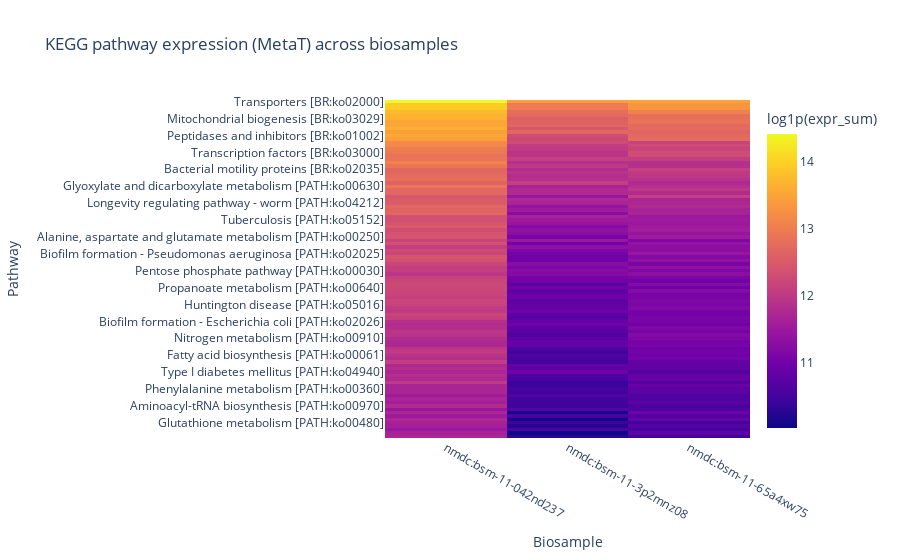

Write notebook code for a chart like this one.
### Code cell
# Heatmaps
if len(pathway_expr):
    mat = pathway_expr.copy()
    mat["log_expr"] = np.log1p(mat["expr_sum"].astype(float))
    heat = mat.pivot_table(index="pathway_name", columns="biosample_id", values="log_expr", fill_value=0.0).sort_index()
    # Sort pathway by sum of log_expr across all biosamples (descending)
    pathway_order = heat.sum(axis=1).sort_values(ascending=False).index
    heat = heat.loc[pathway_order]
    fig = px.imshow(heat[:100], labels=dict(x="Biosample", y="Pathway", color="log1p(expr_sum)"),aspect='auto',
                    title="KEGG pathway expression (MetaT) across biosamples")
    fig.write_html(os.path.join(OUTPUT_DIR, "heatmap_pathway_expression.html"), include_plotlyjs="cdn", full_html=True)
    fig
else:
    None
fig if len(pathway_expr) else None

### Figure 1 — Plotly figure (JSON) as saved in the notebook; plotly's stock layout.template omitted (floating-point values rounded to 4 significant figures; data arrays with more than 128 entries replaced by an {"elided": "..."} marker saying what was removed)
{"data": [{"coloraxis": "coloraxis", "hovertemplate": "Biosample: %{x}<br>Pathway: %{y}<br>log1p(expr_sum): %{z}<extra></extra>", "name": "0", "type": "heatmap", "x": ["nmdc:bsm-11-042nd237", "nmdc:bsm-11-3p2mnz08", "nmdc:bsm-11-65a4xw75"], "xaxis": "x", "y": ["Transporters [BR:ko02000]", "Ribosome [BR:ko03011]", "Ribosome [PATH:ko03010]", "Transcription machinery [BR:ko03021]", "Chaperones and folding catalysts [BR:ko03110]", "Mitochondrial biogenesis [BR:ko03029]", "Two-component system [PATH:ko02020]", "Exosome [BR:ko04147]", "Enzymes with EC numbers", "DNA repair and recombination proteins [BR:ko03400]", "Peptidases and inhibitors [BR:ko01002]", "Secretion system [BR:ko02044]", "Quorum sensing [PATH:ko02024]", "Oxidative phosphorylation [PATH:ko00190]", "Messenger RNA biogenesis [BR:ko03019]", "Transcription factors [BR:ko03000]", "Translation factors [BR:ko03012]", "Chromosome and associated proteins [BR:ko03036]", "Function unknown", "ABC transporters [PATH:ko02010]", "Bacterial motility proteins [BR:ko02035]", "RNA polymerase [PATH:ko03020]", "RNA degradation [PATH:ko03018]", "Pyruvate metabolism [PATH:ko00620]", "Butanoate metabolism [PATH:ko00650]", "Glyoxylate and dicarboxylate metabolism [PATH:ko00630]", "Cell cycle - Caulobacter [PATH:ko04112]", "Glycolysis / Gluconeogenesis [PATH:ko00010]", "Transcription", "Methane metabolism [PATH:ko00680]", "Longevity regulating pathway - worm [PATH:ko04212]", "Bacterial secretion system [PATH:ko03070]", "Purine metabolism [PATH:ko00230]", "Transfer RNA biogenesis [BR:ko03016]", "DNA replication proteins [BR:ko03032]", "Tuberculosis [PATH:ko05152]", "Other carbon fixation pathways [PATH:ko00720]", "Ribosome biogenesis [BR:ko03009]", "Cysteine and methionine metabolism [PATH:ko00270]", "Citrate cycle (TCA cycle) [PATH:ko00020]", "Alanine, aspartate and glutamate metabolism [PATH:ko00250]", "Legionellosis [PATH:ko05134]", "Parkinson disease [PATH:ko05012]", "Flagellar assembly [PATH:ko02040]", "Protein export [PATH:ko03060]", "Biofilm formation - Pseudomonas aeruginosa [PATH:ko02025]", "Amino acid related enzymes [BR:ko01007]", "Pathways of neurodegeneration - multiple diseases [PATH:ko05022]", "Lipid and atherosclerosis [PATH:ko05417]", "Two-component system [BR:ko02022]", "Pentose phosphate pathway [PATH:ko00030]", "Plant-pathogen interaction [PATH:ko04626]", "Biofilm formation - Vibrio cholerae [PATH:ko05111]", "Membrane trafficking [BR:ko04131]", "Chemical carcinogenesis - reactive oxygen species [PATH:ko05208]", "Propanoate metabolism [PATH:ko00640]", "Amyotrophic lateral sclerosis [PATH:ko05014]", "Valine, leucine and isoleucine degradation [PATH:ko00280]", "Lipid biosynthesis proteins [BR:ko01004]", "Diabetic cardiomyopathy [PATH:ko05415]", "Huntington disease [PATH:ko05016]", "Protein kinases [BR:ko01001]", "Glycine, serine and threonine metabolism [PATH:ko00260]", "Alzheimer disease [PATH:ko05010]", "Prion disease [PATH:ko05020]", "Biofilm formation - Escherichia coli [PATH:ko02026]", "Salmonella infection [PATH:ko05132]", "Pyrimidine metabolism [PATH:ko00240]", "Fatty acid degradation [PATH:ko00071]", "One carbon pool by folate [PATH:ko00670]", "Nitrogen metabolism [PATH:ko00910]", "General function prediction only", "Starch and sucrose metabolism [PATH:ko00500]", "Tryptophan metabolism [PATH:ko00380]", "Thermogenesis [PATH:ko04714]", "Fatty acid biosynthesis [PATH:ko00061]", "Arginine biosynthesis [PATH:ko00220]", "Sulfur metabolism [PATH:ko00920]", "Carbon fixation by Calvin cycle [PATH:ko00710]", "Amino sugar and nucleotide sugar metabolism [PATH:ko00520]", "Type I diabetes mellitus [PATH:ko04940]", "Benzoate degradation [PATH:ko00362]", "Pantothenate and CoA biosynthesis [PATH:ko00770]", "Arginine and proline metabolism [PATH:ko00330]", "Peptidoglycan biosynthesis and degradation proteins [BR:ko01011]", "Phenylalanine metabolism [PATH:ko00360]", "Terpenoid backbone biosynthesis [PATH:ko00900]", "Photosynthesis proteins [BR:ko00194]", "Longevity regulating pathway - multiple species [PATH:ko04213]", "Valine, leucine and isoleucine biosynthesis [PATH:ko00290]", "Aminoacyl-tRNA biosynthesis [PATH:ko00970]", "Cytoskeleton proteins [BR:ko04812]", "Cationic antimicrobial peptide (CAMP) resistance [PATH:ko01503]", "Chloroalkane and chloroalkene degradation [PATH:ko00625]", "Selenocompound metabolism [PATH:ko00450]", "Glutathione metabolism [PATH:ko00480]", "Fluid shear stress and atherosclerosis [PATH:ko05418]", "Photosynthesis [PATH:ko00195]", "beta-Lactam resistance [PATH:ko01501]", "Lipoic acid metabolism [PATH:ko00785]"], "yaxis": "y", "z": {"elided": "100x3 float values"}}], "layout": {"coloraxis": {"colorbar": {"title": {"text": "log1p(expr_sum)"}}, "colorscale": [[0, "#0d0887"], [0.1111, "#46039f"], [0.2222, "#7201a8"], [0.3333, "#9c179e"], [0.4444, "#bd3786"], [0.5556, "#d8576b"], [0.6667, "#ed7953"], [0.7778, "#fb9f3a"], [0.8889, "#fdca26"], [1, "#f0f921"]]}, "title": {"text": "KEGG pathway expression (MetaT) across biosamples"}, "xaxis": {"anchor": "y", "domain": [0, 1], "title": {"text": "Biosample"}}, "yaxis": {"anchor": "x", "autorange": "reversed", "domain": [0, 1], "title": {"text": "Pathway"}}}}
